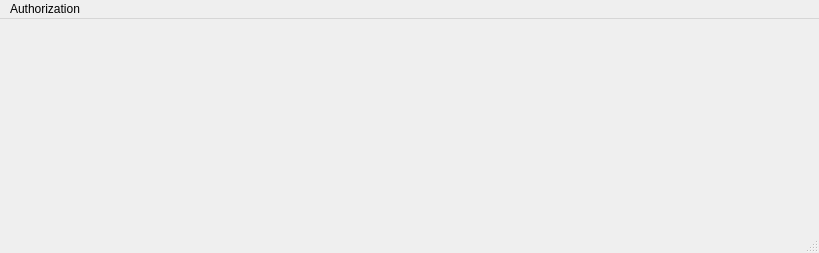
<?xml version="1.0" encoding="UTF-8"?>
<ui version="4.0">
 <class>MainWindow</class>
 <widget class="QMainWindow" name="MainWindow">
  <property name="geometry">
   <rect>
    <x>0</x>
    <y>0</y>
    <width>819</width>
    <height>253</height>
   </rect>
  </property>
  <property name="windowTitle">
   <string>MainWindow</string>
  </property>
  <property name="layoutDirection">
   <enum>Qt::LeftToRight</enum>
  </property>
  <property name="styleSheet">
   <string notr="true"/>
  </property>
  <widget class="QWidget" name="centralwidget"/>
  <widget class="QStatusBar" name="statusbar"/>
  <widget class="QMenuBar" name="menubar">
   <property name="geometry">
    <rect>
     <x>0</x>
     <y>0</y>
     <width>819</width>
     <height>22</height>
    </rect>
   </property>
   <property name="layoutDirection">
    <enum>Qt::LeftToRight</enum>
   </property>
   <widget class="QMenu" name="menuAuthorization">
    <property name="title">
     <string>Authorization</string>
    </property>
    <widget class="QMenu" name="menuUsers">
     <property name="title">
      <string>Users</string>
     </property>
     <addaction name="QA_Create_User"/>
     <addaction name="QA_Modify_User"/>
     <addaction name="QA_copy_User"/>
    </widget>
    <widget class="QMenu" name="menuRoles">
     <property name="title">
      <string>Roles</string>
     </property>
     <addaction name="QA_Create_Role"/>
     <addaction name="QA_Modify_Role"/>
     <addaction name="QA_Assign_User"/>
    </widget>
    <widget class="QMenu" name="menuPrivilages">
     <property name="title">
      <string>Privilages</string>
     </property>
     <addaction name="QA_Create_Priv"/>
     <addaction name="QA_Modify_Priv"/>
    </widget>
    <widget class="QMenu" name="menuType_Here">
     <property name="title">
      <string>Type Here</string>
     </property>
    </widget>
    <widget class="QMenu" name="menuForms">
     <property name="title">
      <string>Forms</string>
     </property>
     <addaction name="QA_Create_Form"/>
     <addaction name="QA_Modify_Form"/>
     <addaction name="QA_Create_Form_Item"/>
     <addaction name="actionDisplay_Form_Items"/>
     <addaction name="actionAssign_Items"/>
    </widget>
    <addaction name="menuUsers"/>
    <addaction name="menuRoles"/>
    <addaction name="menuForms"/>
    <addaction name="menuPrivilages"/>
    <addaction name="QA_Branch"/>
    <addaction name="menuType_Here"/>
   </widget>
   <addaction name="menuAuthorization"/>
  </widget>
  <action name="actionsd">
   <property name="text">
    <string>sd</string>
   </property>
  </action>
  <action name="action_9">
   <property name="checkable">
    <bool>false</bool>
   </property>
   <property name="text">
    <string>إضافه بيانات العملاء</string>
   </property>
  </action>
  <action name="action_10">
   <property name="text">
    <string>إستعلام عن بيانات العملاء</string>
   </property>
  </action>
  <action name="action_11">
   <property name="text">
    <string>إستعلام عن مشتريات عملاء بالقسم</string>
   </property>
  </action>
  <action name="action_12">
   <property name="text">
    <string>إضافه بيانات العملاء(ملاحظات)</string>
   </property>
  </action>
  <action name="actionexist">
   <property name="text">
    <string>خروج</string>
   </property>
  </action>
  <action name="actionCreate_User">
   <property name="text">
    <string>Create User</string>
   </property>
  </action>
  <action name="actionModify_User">
   <property name="text">
    <string>Modify User</string>
   </property>
  </action>
  <action name="actionCopy_User">
   <property name="text">
    <string>Copy User</string>
   </property>
  </action>
  <action name="QA_Create_Role">
   <property name="text">
    <string>Create Role</string>
   </property>
  </action>
  <action name="QA_Modify_Role">
   <property name="text">
    <string>Modify Role</string>
   </property>
  </action>
  <action name="QA_Create_User">
   <property name="text">
    <string>Create User</string>
   </property>
  </action>
  <action name="QA_Modify_User">
   <property name="text">
    <string>Modify User</string>
   </property>
  </action>
  <action name="QA_copy_User">
   <property name="text">
    <string>Copy User</string>
   </property>
  </action>
  <action name="QA_Branch">
   <property name="text">
    <string>Branch</string>
   </property>
  </action>
  <action name="QA_Assign_User">
   <property name="text">
    <string>Assign User</string>
   </property>
  </action>
  <action name="QA_Create_Priv">
   <property name="text">
    <string>Create Privilage</string>
   </property>
  </action>
  <action name="QA_Modify_Priv">
   <property name="text">
    <string>Modify Privilage</string>
   </property>
  </action>
  <action name="QA_Create_Form">
   <property name="text">
    <string>Create Form</string>
   </property>
  </action>
  <action name="QA_Modify_Form">
   <property name="text">
    <string>Modify Form</string>
   </property>
  </action>
  <action name="QA_Create_Form_Item">
   <property name="text">
    <string>Create Form Item</string>
   </property>
  </action>
  <action name="actionDisplay_Form_Items">
   <property name="text">
    <string>Modify Form Item</string>
   </property>
  </action>
  <action name="actionAssign_Items">
   <property name="text">
    <string>Assign Items</string>
   </property>
  </action>
 </widget>
 <resources/>
 <connections/>
</ui>
